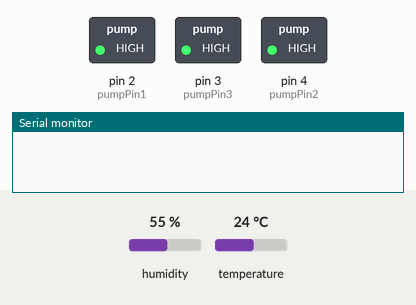
The sketch below on a simulated Arduino Uno, built with avr-gcc and run on an emulated ATmega328P. Shown: switched loads named in the sketch (green lamp = pin HIGH), the last lines printed to the serial monitor. The inputs (shaded band) are chosen by the test bench; at power-on: humidity 55 %, temperature 24 °C.

Above: at 0.1 s.
At 16.1 s:
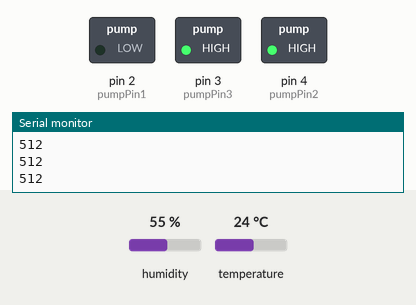
At 18.6 s:
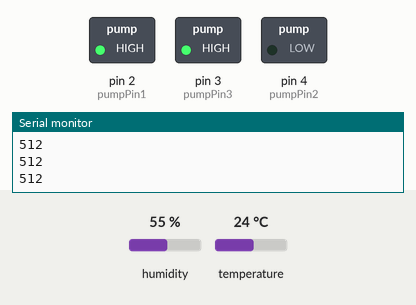
At 21.1 s:
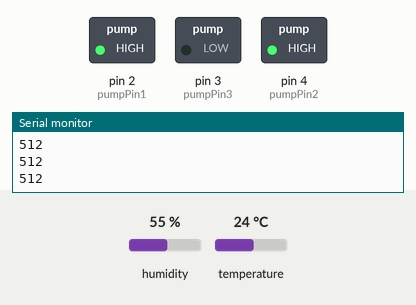
Timing chart, 0 to 25.0 s (numbered marks = the images above):
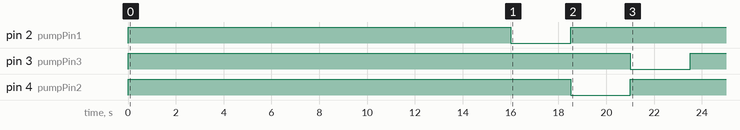

The sketch:

bevattning.ino
```cpp
// Fixed value for when the soil is "dry".
const int dry = 320;


const int pumpPin1 = 2;
const int pumpPin2 = 4;
const int pumpPin3 = 3;
const int pumpPin4 = 2;

const int tempAndHumiditySensor = 7;

const int tempAndHumiditySensor2 = 13;

const int soilSensor1 = A0;
const int soilSensor2 = A1;
const int soilSensor3 = A2;
const int soilSensor4 = A3;


//#include <LiquidCrystal.h> // To be implemented.. LCD-display.
#include <DHT.h>
#define DHTPIN 7 //Kan ändras...
#define DHTPIN2 13
#define DHTTYPE DHT22
DHT dht(DHTPIN, DHTTYPE);
DHT dht2(DHTPIN2, DHTTYPE);

int chk;
float hum;
float temp;

int chk2;
float hum2;
float temp2;

/* To be implemented.. LCD. Pins will need to be altered.
const int rs = 12, en = 11, d4 = 5, d5 = 4, d6 = 3, d7 = 2;
LiquidCrystal lcd(rs, en, d4, d5, d6, d7);
*/

void setup() {

  Serial.begin(9600);

  // lcd.begin(16, 2); // Setup for the LCD-display

  dht.begin();
  dht2.begin();
  pinMode(pumpPin1, OUTPUT);
  pinMode(pumpPin2, OUTPUT);
  pinMode(pumpPin3, OUTPUT);
  //pinMode(pumpPin4, OUTPUT);

  pinMode(tempAndHumiditySensor, INPUT);
  pinMode(tempAndHumiditySensor2, INPUT);

  pinMode(soilSensor1, INPUT);
  pinMode(soilSensor2, INPUT);
  pinMode(soilSensor3, INPUT);
  //pinMode(soilSensor4, INPUT);


  digitalWrite(pumpPin1, HIGH);
  digitalWrite(pumpPin2, HIGH);
  digitalWrite(pumpPin3, HIGH);
  //digitalWrite(pumpPin4, HIGH);
  delay(5000);
}

void loop() {

  hum = dht.readHumidity();
  temp = dht.readTemperature();

  Serial.print("Luftfuktighet: ");
    Serial.print(hum);
    Serial.print(" %, Temperatur: ");
    Serial.print(temp);
    Serial.println(" °C");

  displayTempHumStart(); // Sends temperature and humidity values to display.


  // Fetch moisture values.
  int moisture1 = analogRead(soilSensor1);
  int moisture2 = analogRead(soilSensor2);
  int moisture3 = analogRead(soilSensor3);
  //int moisture4 = analogRead(soilSensor4);


  Serial.println(moisture1);
  Serial.println(moisture2);
  Serial.println(moisture3);
  //Serial.println(moisture4);

  delay(5000);


/*
  // Second humidity and temperature sensor, not in use.
  hum2 = dht2.readHumidity();
  temp2 = dht2.readTemperature();

  Serial.print("Luftfuktighet: ");
    Serial.print(hum2);
    Serial.print(" %, Temperatur: ");
    Serial.print(temp2);
    Serial.println(" °C");
 */


//  if(hum > 80.00)
//  {
//    Serial.println("Fuktigheten är för hög. Startar fläkt. Fuktigheten är: " + String(hum));
//    digitalWrite(fanPin, HIGH);
//    delay(30000);
//    digitalWrite(fanPin, LOW);
//  }

  checkMoistureIfWaterNeeded(moisture1, pumpPin1);

  checkMoistureIfWaterNeeded(moisture2, pumpPin2);

  checkMoistureIfWaterNeeded(moisture3, pumpPin3);

  // checkMoistureIfWaterNeeded(moisture4, pumpPin4);

  displayTempHumEnd();

}


void checkMoistureIfWaterNeeded(int moistIncoming, int pumpPinIncoming)
{
  if(moistIncoming >= dry)
  {
//    lcd.print("Watering.. " + String(moistIncoming));
    Serial.print("Watering.." + moistIncoming);
    digitalWrite(pumpPinIncoming, LOW);
    delay(2500);
    digitalWrite(pumpPinIncoming, HIGH);
//    lcd.clear();
  }
  else
  {
//    lcd.print("Water not needed " + String(moistIncoming));
    Serial.print("Water not needed" + String(moistIncoming));
    delay(2500);
//    lcd.clear()
  }

}

void displayTempHumStart()
{
    hum = dht.readHumidity();
    temp = dht.readTemperature();
//    lcd.setCursor(0,0);
//    lcd.print("AirHum: "+hum);
//    lcd.setCursor(0,1);
//    lcd.print("Temp: "+temp);
    delay(6000);
//    lcd.clear();
}

void displayTempHumEnd()
{
  unsigned long currentTime = millis();
  const unsigned long timeSpan = 250000;
  const unsigned long eventTime = currentTime + timeSpan;


  while(currentTime < eventTime)
  {
    Serial.println(currentTime);
//    Serial.println(eventTime);
    hum = dht.readHumidity();
    temp = dht.readTemperature();
//    lcd.setCursor(0,0);
//    lcd.print("AirHum: "+hum);
//    lcd.setCursor(0,1);
//    lcd.print("Temp: "+temp);
    delay(5000);
    currentTime = millis();
  }

}
```

Measured:
- by itself, pin 2 (pumpPin1): HIGH → LOW at 16.0 s, → HIGH 2.5 s later
- by itself, pin 3 (pumpPin3): HIGH → LOW at 21.0 s, → HIGH 2.5 s later
- by itself, pin 4 (pumpPin2): HIGH → LOW at 18.5 s, → HIGH 2.5 s later
